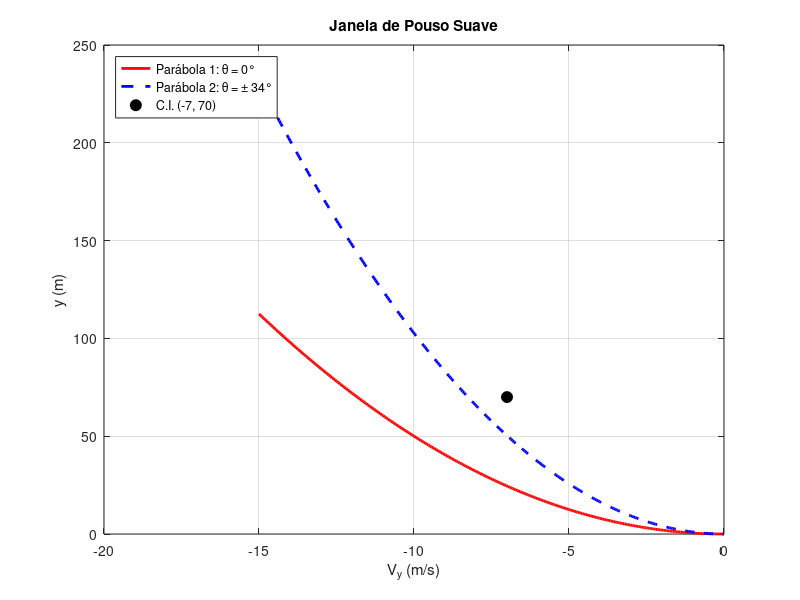
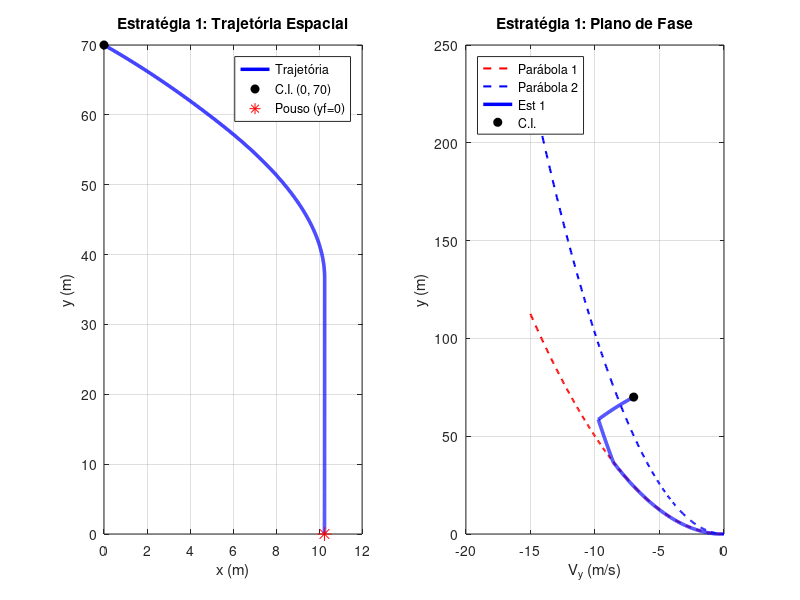
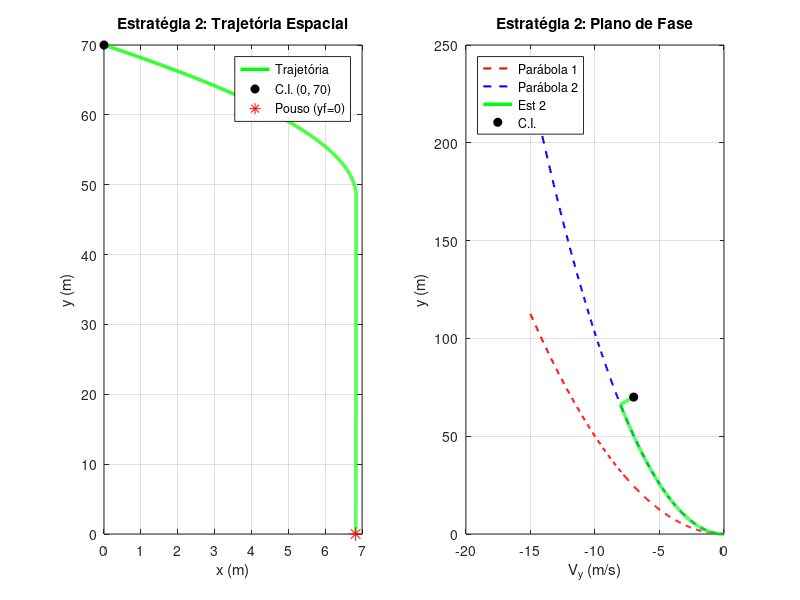
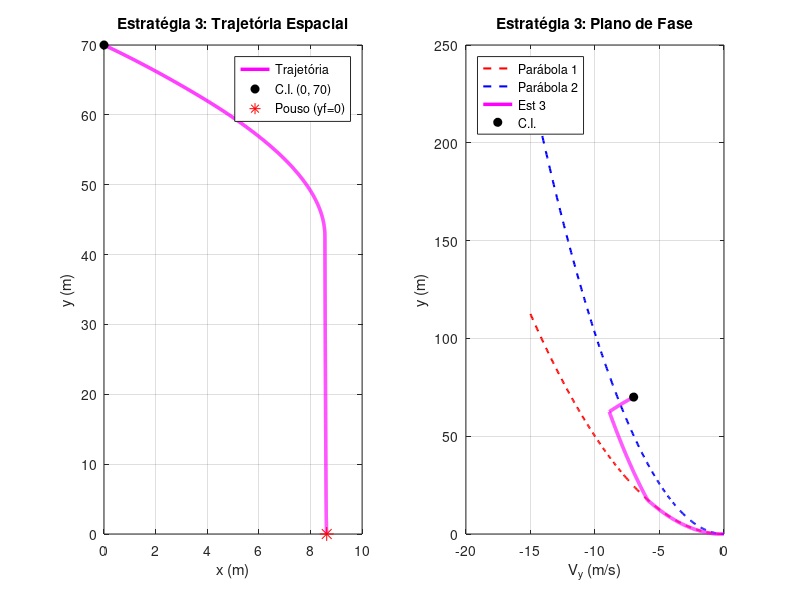

MATLAB code for these plots, in order:
clear; clc; close all;

%% 1. Parâmetros do Problema
M = 1.0;            % Massa do módulo lunar (kg)
g = 2.0;            % Aceleração da gravidade lunar (m/s^2)
E = 3.0;            % Empuxo do retrofoguete (N)
theta_fix = 34;     % Ângulo limite (graus)

% Condições Iniciais: y0 = 70m, V0 = 4i - 7j
y0 = 70.0; V0x = 4.0; V0y = -7.0; x0 = 0.0;

%% 2. Acelerações (2ª Lei de Newton: m*ay = E*cos(theta) - m*g)
ax_neg  = (E * sind(-theta_fix)) / M;   % ax para theta = -34° (-1.6776 m/s^2)
ay_zero = (E * cosd(0)) / M - g;        % ay para theta = 0°  (1.0000 m/s^2)
ay_34   = (E * cosd(theta_fix)) / M - g;% ay para theta = 34° (0.4871 m/s^2)

%% 3. Janela de Pouso Suave (Torricelli: y = Vy^2 / (2*ay))
Vy_vec = linspace(-15, 0, 300);
y_parabola1 = (Vy_vec.^2) / (2 * ay_zero);  % Parábola 1: theta = 0°
y_parabola2 = (Vy_vec.^2) / (2 * ay_34);    % Parábola 2: theta = ±34°

figure('Name', 'Janela de Pouso Suave');
plot(Vy_vec, y_parabola1, 'r-', 'LineWidth', 2); hold on; grid on; box on;
plot(Vy_vec, y_parabola2, 'b--', 'LineWidth', 2);
plot(V0y, y0, 'ko', 'MarkerFaceColor', 'k', 'MarkerSize', 8);
xlabel('V_y (m/s)'); ylabel('y (m)'); title('Janela de Pouso Suave');
legend('Parábola 1: \theta = 0°', 'Parábola 2: \theta = \pm 34°', 'C.I. (-7, 70)', 'Location', 'northwest');

%% 4. Estratégias de Pouso Suave
t_freio_x = (0 - V0x) / ax_neg;         % Tempo a -34° para zerar Vx (2.38 s)
dx_brake  = V0x * t_freio_x + 0.5 * ax_neg * t_freio_x^2;

V2_base = V0y + ay_34 * t_freio_x;
y_base  = y0 + V0y * t_freio_x + 0.5 * ay_34 * t_freio_x^2;

% --- Estratégia 1: Disparo Único -> Parábola 1 (\theta = 0°) ---
A1 = (g/2) * (g/ay_zero + 1);
B1 = -(g * V2_base)/ay_zero - (V0y - g * t_freio_x);
C1 = (V2_base^2)/(2 * ay_zero) - y_base;

t_livre1 = (-B1 + sqrt(B1^2 - 4*A1*C1)) / (2*A1);
Vy_ch1   = V0y - g*t_livre1 + ay_34*t_freio_x;
y_ch1    = Vy_ch1^2 / (2*ay_zero);
x_ch1    = V0x * t_livre1 + dx_brake;
t_freio1_y = (0 - Vy_ch1) / ay_zero;
t1_tot   = t_livre1 + t_freio_x + t_freio1_y;
t1_queima= t_freio_x + t_freio1_y;

% --- Estratégia 2: Disparo Único -> Parábola 2 (\theta = ±34°) ---
A2 = (g/2) * (g/ay_34 + 1);
B2 = -(g * V2_base)/ay_34 - (V0y - g * t_freio_x);
C2 = (V2_base^2)/(2 * ay_34) - y_base;

t_livre2 = (-B2 + sqrt(B2^2 - 4*A2*C2)) / (2*A2);
Vy_ch2   = V0y - g*t_livre2 + ay_34*t_freio_x;
y_ch2    = Vy_ch2^2 / (2*ay_34);
x_ch2    = V0x * t_livre2 + dx_brake;
t_freio2_y = (0 - Vy_ch2) / ay_34;
t2_tot   = t_livre2 + t_freio_x + t_freio2_y;
t2_queima= t_freio_x + t_freio2_y;

% --- Estratégia 3: Disparo Misto (\theta = ±34° -> 0°) ---
t_livre3 = (t_livre1 + t_livre2) / 2.0;
Vy_ch3   = V0y - g*t_livre3 + ay_34*t_freio_x;
y_ch3    = (y0 + V0y*t_livre3 - 0.5*g*t_livre3^2) + (V0y - g*t_livre3)*t_freio_x + 0.5*ay_34*t_freio_x^2;
x_ch3    = V0x * t_livre3 + dx_brake;

A3_quad = 0.5 * ay_34 * (1 - ay_34 / ay_zero);
B3_quad = Vy_ch3 * (1 - ay_34 / ay_zero);
C3_quad = y_ch3 - (Vy_ch3^2) / (2 * ay_zero);

t3_A = (-B3_quad - sqrt(B3_quad^2 - 4*A3_quad*C3_quad)) / (2*A3_quad);
t3_B = (0 - Vy_ch3 - ay_34 * t3_A) / ay_zero;
t3_queima = t_freio_x + t3_A + t3_B;
t3_tot   = t_livre3 + t3_queima;

%% 5. Impressão dos Resultados
fprintf('=================================================================\n');
fprintf('            ANÁLISE DAS ESTRATÉGIAS DE POUSO SUAVE               \n');
fprintf('=================================================================\n\n');

fprintf('Estratégia 1 (Disparo Único -> Parábola 1: \\theta = 0°):\n');
fprintf('  1) t = 0.00s a %.2fs : Foguete DESLIGADO (Queda livre inicial)\n', t_livre1);
fprintf('  2) t = %.2fs a %.2fs : \\theta = -34° (LIGA FOGUETE: freia Vx)\n', t_livre1, t_livre1 + t_freio_x);
fprintf('  3) t = %.2fs a %.2fs : \\theta = 0°   (Motor LIGADO sobre Parábola 1)\n', t_livre1 + t_freio_x, t1_tot);
fprintf('  -> Tempo Total: %.2f s | Tempo de Queima: %.2f s | Posição Final xf: %.2f m\n\n', t1_tot, t1_queima, x_ch1);

fprintf('Estratégia 2 (Disparo Único -> Parábola 2: \\theta = \\pm34°):\n');
fprintf('  1) t = 0.00s a %.2fs : Foguete DESLIGADO (Queda livre inicial)\n', t_livre2);
fprintf('  2) t = %.2fs a %.2fs : \\theta = -34° (LIGA FOGUETE: freia Vx)\n', t_livre2, t_livre2 + t_freio_x);
fprintf('  3) t = %.2fs a %.2fs : \\theta = \\pm34° (Motor LIGADO sobre Parábola 2)\n', t_livre2 + t_freio_x, t2_tot);
fprintf('  -> Tempo Total: %.2f s | Tempo de Queima: %.2f s | Posição Final xf: %.2f m\n\n', t2_tot, t2_queima, x_ch2);

fprintf('Estratégia 3 (Disparo Misto -> Transição \\pm34° -> 0°):\n');
fprintf('  1) t = 0.00s a %.2fs : Foguete DESLIGADO (Queda livre inicial)\n', t_livre3);
fprintf('  2) t = %.2fs a %.2fs : \\theta = -34° (LIGA FOGUETE: freia Vx)\n', t_livre3, t_livre3 + t_freio_x);
fprintf('  3) t = %.2fs a %.2fs : \\theta = \\pm34° (3.70s) e \\theta = 0° (5.92s) até pouso\n', t_livre3 + t_freio_x, t3_tot);
fprintf('  -> Tempo Total: %.2f s | Tempo de Queima: %.2f s | Posição Final xf: %.2f m\n\n', t3_tot, t3_queima, x_ch3);

fprintf('=================================================================\n');
fprintf('CONCLUSÃO (Questão 6):\n');
fprintf('A ESTRATÉGIA 1 É A MELHOR E MINIMIZA O GASTO DE COMBUSTÍVEL!\n');
fprintf('  - Tempo de queima Est. 1: %.2f s (Vencedora)\n', t1_queima);
fprintf('  - Tempo de queima Est. 3: %.2f s\n', t3_queima);
fprintf('  - Tempo de queima Est. 2: %.2f s\n', t2_queima);
fprintf('A Estratégia 1 economiza %.2f s de queima em relação à Estratégia 2\n', t2_queima - t1_queima);
fprintf('e %.2f s em relação à Estratégia 3, pois o empuxo a \\theta = 0° maximiza\n', t3_queima - t1_queima);
fprintf('a aceleração vertical (ay = 1.0 m/s^2).\n');
fprintf('=================================================================\n\n');

%% 6. Simulação e Gráficos
dt = 0.005;

% Simulação Estratégia 1
t_sim1 = 0:dt:t1_tot; N1 = length(t_sim1);
x1 = zeros(1,N1); y1_sim = zeros(1,N1); Vx1 = zeros(1,N1); Vy1_sim = zeros(1,N1);
x1(1) = x0; y1_sim(1) = y0; Vx1(1) = V0x; Vy1_sim(1) = V0y;
for k = 1:N1-1
    t = t_sim1(k);
    if t <= t_livre1, theta = 0; E_c = 0;
    elseif t <= (t_livre1 + t_freio_x), theta = -theta_fix; E_c = E;
    else, theta = 0; E_c = E; end
    ax = (E_c * sind(theta))/M; ay = (E_c * cosd(theta))/M - g;
    Vx1(k+1) = Vx1(k) + ax*dt; Vy1_sim(k+1) = Vy1_sim(k) + ay*dt;
    x1(k+1)  = x1(k) + Vx1(k)*dt; y1_sim(k+1) = max(0, y1_sim(k) + Vy1_sim(k)*dt);
end

% Simulação Estratégia 2
t_sim2 = 0:dt:t2_tot; N2 = length(t_sim2);
x2 = zeros(1,N2); y2_sim = zeros(1,N2); Vx2 = zeros(1,N2); Vy2_sim = zeros(1,N2);
x2(1) = x0; y2_sim(1) = y0; Vx2(1) = V0x; Vy2_sim(1) = V0y;
for k = 1:N2-1
    t = t_sim2(k);
    if t <= t_livre2, theta = 0; E_c = 0;
    elseif t <= (t_livre2 + t_freio_x), theta = -theta_fix; E_c = E;
    else, theta = theta_fix; E_c = E; end
    if t > (t_livre2 + t_freio_x), ax = 0; else, ax = (E_c * sind(theta))/M; end
    ay = (E_c * cosd(theta))/M - g;
    Vx2(k+1) = Vx2(k) + ax*dt; Vy2_sim(k+1) = Vy2_sim(k) + ay*dt;
    x2(k+1)  = x2(k) + Vx2(k)*dt; y2_sim(k+1) = max(0, y2_sim(k) + Vy2_sim(k)*dt);
end

% Simulação Estratégia 3
t_sim3 = 0:dt:t3_tot; N3 = length(t_sim3);
x3 = zeros(1,N3); y3_sim = zeros(1,N3); Vx3 = zeros(1,N3); Vy3_sim = zeros(1,N3);
x3(1) = x0; y3_sim(1) = y0; Vx3(1) = V0x; Vy3_sim(1) = V0y;
for k = 1:N3-1
    t = t_sim3(k);
    if t <= t_livre3, theta = 0; E_c = 0;
    elseif t <= (t_livre3 + t_freio_x), theta = -theta_fix; E_c = E;
    elseif t <= (t_livre3 + t_freio_x + t3_A), theta = theta_fix; E_c = E;
    else, theta = 0; E_c = E; end
    if t > (t_livre3 + t_freio_x), ax = 0; else, ax = (E_c * sind(theta))/M; end
    ay = (E_c * cosd(theta))/M - g;
    Vx3(k+1) = Vx3(k) + ax*dt; Vy3_sim(k+1) = Vy3_sim(k) + ay*dt;
    x3(k+1)  = x3(k) + Vx3(k)*dt; y3_sim(k+1) = max(0, y3_sim(k) + Vy3_sim(k)*dt);
end

% Figura 2: Estratégia 1
figure('Name', 'Estratégia 1', 'Color', 'w');
subplot(1,2,1); plot(x1, y1_sim, 'b-', 'LineWidth', 2.5); hold on; grid on; box on;
plot(x1(1), y1_sim(1), 'ko', 'MarkerFaceColor', 'k');
plot(x1(end), y1_sim(end), 'r*', 'MarkerSize', 10);
xlabel('x (m)'); ylabel('y (m)'); title('Estratégia 1: Trajetória Espacial');
legend('Trajetória', 'C.I. (0, 70)', 'Pouso (yf=0)');

subplot(1,2,2); plot(Vy_vec, y_parabola1, 'r--', 'LineWidth', 1.5); hold on; grid on; box on;
plot(Vy_vec, y_parabola2, 'b--', 'LineWidth', 1.5);
plot(Vy1_sim, y1_sim, 'b-', 'LineWidth', 2.5); plot(V0y, y0, 'ko', 'MarkerFaceColor', 'k');
xlabel('V_y (m/s)'); ylabel('y (m)'); title('Estratégia 1: Plano de Fase');
legend('Parábola 1', 'Parábola 2', 'Est 1', 'C.I.', 'Location', 'northwest');

% Figura 3: Estratégia 2
figure('Name', 'Estratégia 2', 'Color', 'w');
subplot(1,2,1); plot(x2, y2_sim, 'g-', 'LineWidth', 2.5); hold on; grid on; box on;
plot(x2(1), y2_sim(1), 'ko', 'MarkerFaceColor', 'k');
plot(x2(end), y2_sim(end), 'r*', 'MarkerSize', 10);
xlabel('x (m)'); ylabel('y (m)'); title('Estratégia 2: Trajetória Espacial');
legend('Trajetória', 'C.I. (0, 70)', 'Pouso (yf=0)');

subplot(1,2,2); plot(Vy_vec, y_parabola1, 'r--', 'LineWidth', 1.5); hold on; grid on; box on;
plot(Vy_vec, y_parabola2, 'b--', 'LineWidth', 1.5);
plot(Vy2_sim, y2_sim, 'g-', 'LineWidth', 2.5); plot(V0y, y0, 'ko', 'MarkerFaceColor', 'k');
xlabel('V_y (m/s)'); ylabel('y (m)'); title('Estratégia 2: Plano de Fase');
legend('Parábola 1', 'Parábola 2', 'Est 2', 'C.I.', 'Location', 'northwest');

% Figura 4: Estratégia 3
figure('Name', 'Estratégia 3', 'Color', 'w');
subplot(1,2,1); plot(x3, y3_sim, 'm-', 'LineWidth', 2.5); hold on; grid on; box on;
plot(x3(1), y3_sim(1), 'ko', 'MarkerFaceColor', 'k');
plot(x3(end), y3_sim(end), 'r*', 'MarkerSize', 10);
xlabel('x (m)'); ylabel('y (m)'); title('Estratégia 3: Trajetória Espacial');
legend('Trajetória', 'C.I. (0, 70)', 'Pouso (yf=0)');

subplot(1,2,2); plot(Vy_vec, y_parabola1, 'r--', 'LineWidth', 1.5); hold on; grid on; box on;
plot(Vy_vec, y_parabola2, 'b--', 'LineWidth', 1.5);
plot(Vy3_sim, y3_sim, 'm-', 'LineWidth', 2.5); plot(V0y, y0, 'ko', 'MarkerFaceColor', 'k');
xlabel('V_y (m/s)'); ylabel('y (m)'); title('Estratégia 3: Plano de Fase');
legend('Parábola 1', 'Parábola 2', 'Est 3', 'C.I.', 'Location', 'northwest');

saveas(figure(1), 'janela_pouso.png');
saveas(figure(2), 'estrategia1.png');
saveas(figure(3), 'estrategia2.png');
saveas(figure(4), 'estrategia3.png');
